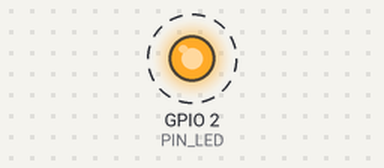
Simulated run of this program. Board: ESP32. Parts: output pins drawn as LEDs (lit = HIGH). Dashed ring = blinking. What the program prints to the serial monitor is not drawn.

Above: at 0.5 s.
Timing chart, 0 to 3.3 s (numbered marks = the images above):
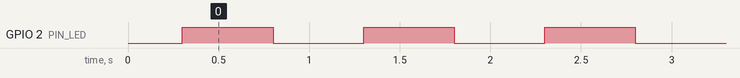

Measured:
- by itself, GPIO 2 (PIN_LED): alternates HIGH for 0.50 s and LOW for 0.50 s

The program:

main.cpp
```cpp
// ============================================================
//  Prueba 02 — ¿Tiene la placa un LED que el código controle?
// ============================================================
//  Estas placas suelen traer dos LEDs:
//   - uno ROJO de encendido: está prendido siempre que hay
//     corriente, y el código no lo puede tocar;
//   - uno AZUL conectado a GPIO2: ese sí lo controla el código.
//  Pero no todas lo traen. Esta prueba lo enciende y apaga
//  cada medio segundo: si un LED parpadea, existe y sirve.
// ============================================================

#include <Arduino.h>

const int PIN_LED = 2;  // GPIO2: donde lo ponen casi todas estas placas

void setup() {
  Serial.begin(115200);
  delay(300);
  Serial.println();
  Serial.println("=== nfc-pn532 · Prueba 02: LED en GPIO2 ===");
  pinMode(PIN_LED, OUTPUT);
}

void loop() {
  digitalWrite(PIN_LED, HIGH);
  Serial.println("LED: encendido");
  delay(500);
  digitalWrite(PIN_LED, LOW);
  Serial.println("LED: apagado");
  delay(500);
}
```
